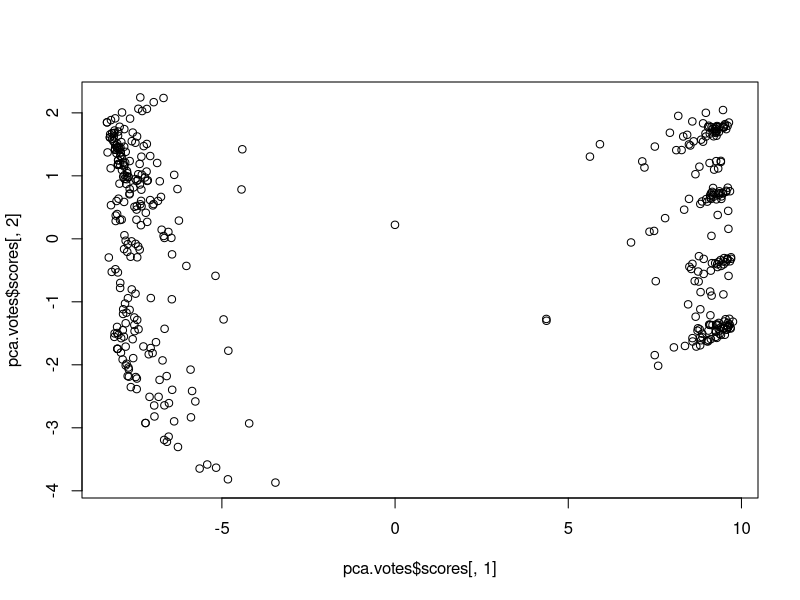
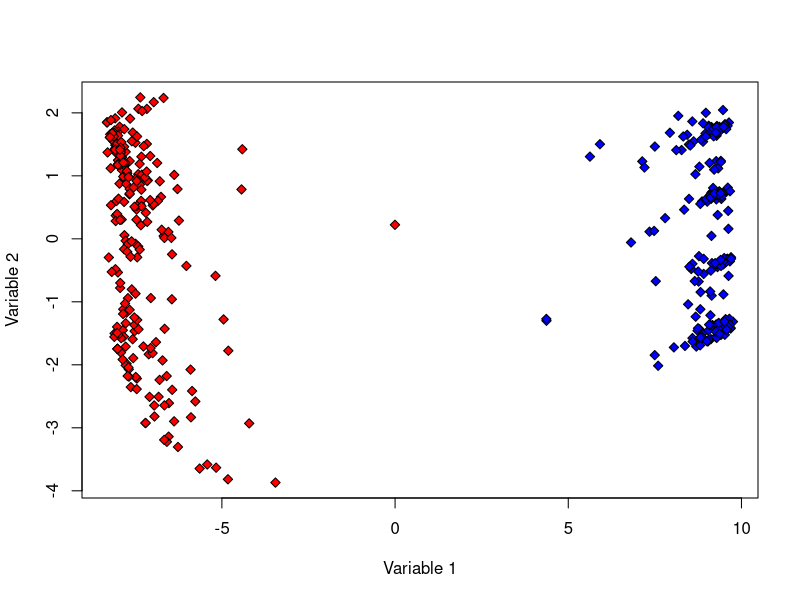

Reproduce these figures in R, in order. (Note: this script raises an error after producing the figures.)
## ---- chunk 1
setwd("C:/Users/cheny/Desktop/study/second term/staistical machine learning/tutorial/tutorial seven")
votes = read.table("2017_cleaned_votes.csv", header = TRUE, sep = ";")
full_votes = read.table("2017_votes.csv", header = TRUE, sep = ";")
dim(votes)
## ---- chunk 2
summary(votes$party)
## ---- chunk 3
set.seed(0)  # this can be changed
subset = sample(2:ncol(votes), 100)
pca.votes = princomp(votes[, subset])
plot(pca.votes$scores[, 1], pca.votes$scores[, 2])
## ---- chunk 4
red = votes$party == "R"
blue = votes$party == "D"

plot(pca.votes$scores[, 1], pca.votes$scores[, 2], type = "n", xlab = "Variable 1", ylab = "Variable 2")
points(pca.votes$scores[red, 1], pca.votes$scores[red, 2], pch = 23, bg = "red")
points(pca.votes$scores[blue, 1], pca.votes$scores[blue, 2], pch = 23, bg = "blue")
## ---- chunk 5
votes.selected = as.data.frame(cbind(votes$party, votes[, subset]))
colnames(votes.selected) = colnames(votes)[c(1, subset)]

logistic.fit = glm(party ~ ., data= votes.selected, family = binomial())
summary(logistic.fit)
## ---- chunk 6
party_N = numeric(length(votes$party))
party_N[red] = 1
party_N[blue] = 0

glm.probs = predict(logistic.fit, type="response")
predictions_logistic = glm.probs > 0.5
sum(predictions_logistic != party_N)
## ---- chunk 7
set.seed(5)
train = sample(1:nrow(votes), 150)
glm.fit = glm(party ~ ., data = votes.selected, family = binomial(), subset=train)
summary(glm.fit)
## ---- chunk 8
glm.probs = predict(glm.fit, votes.selected[-train,], type="response")
glm.pred = glm.probs > 0.5
sum(glm.pred != party_N[-train])
table(party_N[-train], glm.pred)
## ---- chunk 9
library(glmnet)
lasso.fit<-glmnet(as.matrix(votes[train, -1]), party_N[train], family = "binomial")
lasso.cv<-cv.glmnet(as.matrix(votes[train, -1]), party_N[train],family = "binomial", type.measure = "class")
plot(lasso.fit)
lasso.coef <- predict(lasso.fit, type = "coefficients", s = lasso.cv$lambda.1se )
lasso.coef
## ---- chunk 10
lasso.prob = predict(lasso.fit, s= lasso.cv$lambda.1se, newx = as.matrix(votes[-train, -1]),type = "response")
lasso.pred = lasso.prob>0.5
table(party_N[-train], lasso.pred)
## ---- chunk 11
ridge.fit<-glmnet(as.matrix(votes[train, -1]), party_N[train],alpha = 0, family = "binomial")
plot(ridge.fit)
ridge.cv<-cv.glmnet(as.matrix(votes[train, -1]), party_N[train],alpha=0, family = "binomial", type.measure = "deviance")
ridge.coef <- predict(ridge.fit, type = "coefficients", s = ridge.cv$lambda.1se )
ridge.coef
## ---- chunk 12
ridge.prob = predict(ridge.fit, s= ridge.cv$lambda.1se, newx = as.matrix(votes[-train, -1]),type = "response")
ridge.pred = ridge.prob>0.5
table(party_N[-train], ridge.pred)
